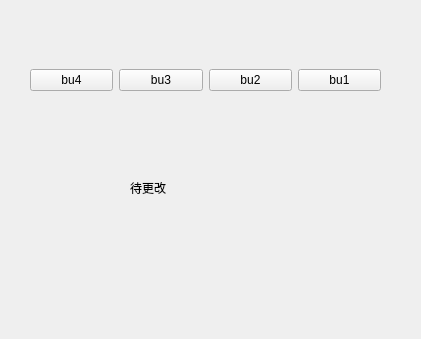
<?xml version="1.0" encoding="UTF-8"?>
<ui version="4.0">
 <class>test</class>
 <widget class="QWidget" name="test">
  <property name="geometry">
   <rect>
    <x>0</x>
    <y>0</y>
    <width>421</width>
    <height>339</height>
   </rect>
  </property>
  <property name="windowTitle">
   <string>测试样例</string>
  </property>
  <widget class="QLabel" name="textArea">
   <property name="geometry">
    <rect>
     <x>130</x>
     <y>180</y>
     <width>54</width>
     <height>16</height>
    </rect>
   </property>
   <property name="text">
    <string>待更改</string>
   </property>
  </widget>
  <widget class="QWidget" name="horizontalLayoutWidget">
   <property name="geometry">
    <rect>
     <x>30</x>
     <y>40</y>
     <width>351</width>
     <height>80</height>
    </rect>
   </property>
   <layout class="QHBoxLayout" name="horizontalLayout">
    <item>
     <widget class="QPushButton" name="bu_4">
      <property name="text">
       <string>bu4</string>
      </property>
     </widget>
    </item>
    <item>
     <widget class="QPushButton" name="bu_3">
      <property name="text">
       <string>bu3</string>
      </property>
     </widget>
    </item>
    <item>
     <widget class="QPushButton" name="bu_2">
      <property name="text">
       <string>bu2</string>
      </property>
     </widget>
    </item>
    <item>
     <widget class="QPushButton" name="bu_1">
      <property name="text">
       <string>bu1</string>
      </property>
     </widget>
    </item>
   </layout>
  </widget>
 </widget>
 <resources/>
 <connections/>
</ui>
